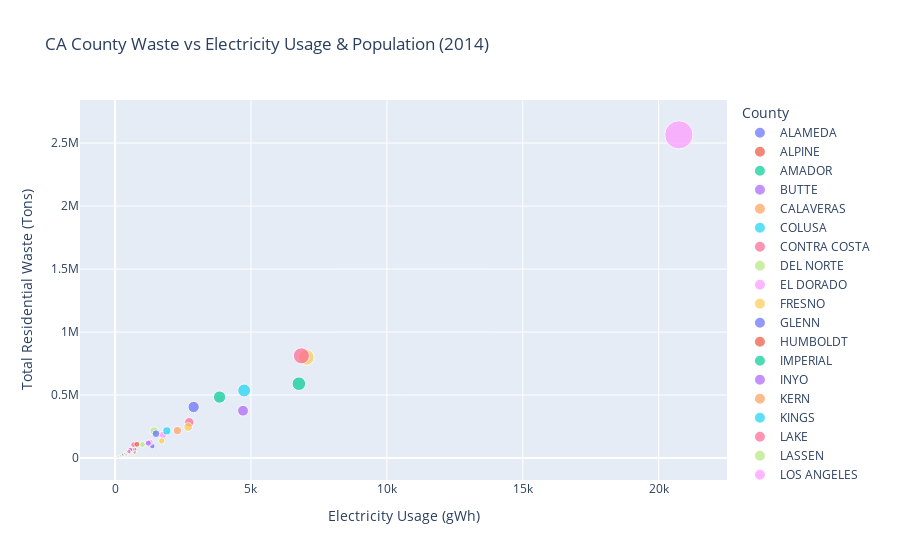

The code cell stored with this chart in its notebook:
### Code cell
fig = px.scatter(complete_feature_df, x="Electricity Usage_2014", y="Total Residential Tons",
                 size="Population_2014", hover_data=["County"], color="County",
#                  log_x=True, log_y=True, 
                 labels={
                     "Total Residential Tons": "Total Residential Waste (Tons)",
                     "Electricity Usage_2014": "Electricity Usage (gWh)",
                     "Population_2014": "Population"
                 },
                 title="CA County Waste vs Electricity Usage & Population (2014)"
                )
# fig.update_traces(textposition='top left')
fig.show()

### Figure 1 — Plotly figure (JSON) as saved in the notebook; plotly's stock layout.template omitted (floating-point values rounded to 4 significant figures)
{"data": [{"customdata": [["ALAMEDA"]], "hovertemplate": "County=%{customdata[0]}<br>Electricity Usage (gWh)=%{x}<br>Total Residential Waste (Tons)=%{y}<br>Population=%{marker.size}<extra></extra>", "legendgroup": "ALAMEDA", "marker": {"color": "#636efa", "size": [1607792], "sizemode": "area", "sizeref": 25100.0, "symbol": "circle"}, "mode": "markers", "name": "ALAMEDA", "orientation": "v", "showlegend": true, "type": "scatter", "x": [2891.0], "xaxis": "x", "y": [405147], "yaxis": "y"}, {"customdata": [["ALPINE"]], "hovertemplate": "County=%{customdata[0]}<br>Electricity Usage (gWh)=%{x}<br>Total Residential Waste (Tons)=%{y}<br>Population=%{marker.size}<extra></extra>", "legendgroup": "ALPINE", "marker": {"color": "#EF553B", "size": [1080], "sizemode": "area", "sizeref": 25100.0, "symbol": "circle"}, "mode": "markers", "name": "ALPINE", "orientation": "v", "showlegend": true, "type": "scatter", "x": [11.97], "xaxis": "x", "y": [291], "yaxis": "y"}, {"customdata": [["AMADOR"]], "hovertemplate": "County=%{customdata[0]}<br>Electricity Usage (gWh)=%{x}<br>Total Residential Waste (Tons)=%{y}<br>Population=%{marker.size}<extra></extra>", "legendgroup": "AMADOR", "marker": {"color": "#00cc96", "size": [36726], "sizemode": "area", "sizeref": 25100.0, "symbol": "circle"}, "mode": "markers", "name": "AMADOR", "orientation": "v", "showlegend": true, "type": "scatter", "x": [134.7], "xaxis": "x", "y": [8799], "yaxis": "y"}, {"customdata": [["BUTTE"]], "hovertemplate": "County=%{customdata[0]}<br>Electricity Usage (gWh)=%{x}<br>Total Residential Waste (Tons)=%{y}<br>Population=%{marker.size}<extra></extra>", "legendgroup": "BUTTE", "marker": {"color": "#ab63fa", "size": [223516], "sizemode": "area", "sizeref": 25100.0, "symbol": "circle"}, "mode": "markers", "name": "BUTTE", "orientation": "v", "showlegend": true, "type": "scatter", "x": [718.9], "xaxis": "x", "y": [55883], "yaxis": "y"}, {"customdata": [["CALAVERAS"]], "hovertemplate": "County=%{customdata[0]}<br>Electricity Usage (gWh)=%{x}<br>Total Residential Waste (Tons)=%{y}<br>Population=%{marker.size}<extra></extra>", "legendgroup": "CALAVERAS", "marker": {"color": "#FFA15A", "size": [44671], "sizemode": "area", "sizeref": 25100.0, "symbol": "circle"}, "mode": "markers", "name": "CALAVERAS", "orientation": "v", "showlegend": true, "type": "scatter", "x": [192.5], "xaxis": "x", "y": [11400], "yaxis": "y"}, {"customdata": [["COLUSA"]], "hovertemplate": "County=%{customdata[0]}<br>Electricity Usage (gWh)=%{x}<br>Total Residential Waste (Tons)=%{y}<br>Population=%{marker.size}<extra></extra>", "legendgroup": "COLUSA", "marker": {"color": "#19d3f3", "size": [21176], "sizemode": "area", "sizeref": 25100.0, "symbol": "circle"}, "mode": "markers", "name": "COLUSA", "orientation": "v", "showlegend": true, "type": "scatter", "x": [64.72], "xaxis": "x", "y": [5532], "yaxis": "y"}, {"customdata": [["CONTRA COSTA"]], "hovertemplate": "County=%{customdata[0]}<br>Electricity Usage (gWh)=%{x}<br>Total Residential Waste (Tons)=%{y}<br>Population=%{marker.size}<extra></extra>", "legendgroup": "CONTRA COSTA", "marker": {"color": "#FF6692", "size": [1108876], "sizemode": "area", "sizeref": 25100.0, "symbol": "circle"}, "mode": "markers", "name": "CONTRA COSTA", "orientation": "v", "showlegend": true, "type": "scatter", "x": [2731.0], "xaxis": "x", "y": [283772], "yaxis": "y"}, {"customdata": [["DEL NORTE"]], "hovertemplate": "County=%{customdata[0]}<br>Electricity Usage (gWh)=%{x}<br>Total Residential Waste (Tons)=%{y}<br>Population=%{marker.size}<extra></extra>", "legendgroup": "DEL NORTE", "marker": {"color": "#B6E880", "size": [27175], "sizemode": "area", "sizeref": 25100.0, "symbol": "circle"}, "mode": "markers", "name": "DEL NORTE", "orientation": "v", "showlegend": true, "type": "scatter", "x": [110.1], "xaxis": "x", "y": [6106], "yaxis": "y"}, {"customdata": [["EL DORADO"]], "hovertemplate": "County=%{customdata[0]}<br>Electricity Usage (gWh)=%{x}<br>Total Residential Waste (Tons)=%{y}<br>Population=%{marker.size}<extra></extra>", "legendgroup": "EL DORADO", "marker": {"color": "#FF97FF", "size": [183108], "sizemode": "area", "sizeref": 25100.0, "symbol": "circle"}, "mode": "markers", "name": "EL DORADO", "orientation": "v", "showlegend": true, "type": "scatter", "x": [721.1], "xaxis": "x", "y": [46432], "yaxis": "y"}, {"customdata": [["FRESNO"]], "hovertemplate": "County=%{customdata[0]}<br>Electricity Usage (gWh)=%{x}<br>Total Residential Waste (Tons)=%{y}<br>Population=%{marker.size}<extra></extra>", "legendgroup": "FRESNO", "marker": {"color": "#FECB52", "size": [960567], "sizemode": "area", "sizeref": 25100.0, "symbol": "circle"}, "mode": "markers", "name": "FRESNO", "orientation": "v", "showlegend": true, "type": "scatter", "x": [2692.0], "xaxis": "x", "y": [246630], "yaxis": "y"}, {"customdata": [["GLENN"]], "hovertemplate": "County=%{customdata[0]}<br>Electricity Usage (gWh)=%{x}<br>Total Residential Waste (Tons)=%{y}<br>Population=%{marker.size}<extra></extra>", "legendgroup": "GLENN", "marker": {"color": "#636efa", "size": [27831], "sizemode": "area", "sizeref": 25100.0, "symbol": "circle"}, "mode": "markers", "name": "GLENN", "orientation": "v", "showlegend": true, "type": "scatter", "x": [91.39], "xaxis": "x", "y": [7232], "yaxis": "y"}, {"customdata": [["HUMBOLDT"]], "hovertemplate": "County=%{customdata[0]}<br>Electricity Usage (gWh)=%{x}<br>Total Residential Waste (Tons)=%{y}<br>Population=%{marker.size}<extra></extra>", "legendgroup": "HUMBOLDT", "marker": {"color": "#EF553B", "size": [134494], "sizemode": "area", "sizeref": 25100.0, "symbol": "circle"}, "mode": "markers", "name": "HUMBOLDT", "orientation": "v", "showlegend": true, "type": "scatter", "x": [395.9], "xaxis": "x", "y": [33039], "yaxis": "y"}, {"customdata": [["IMPERIAL"]], "hovertemplate": "County=%{customdata[0]}<br>Electricity Usage (gWh)=%{x}<br>Total Residential Waste (Tons)=%{y}<br>Population=%{marker.size}<extra></extra>", "legendgroup": "IMPERIAL", "marker": {"color": "#00cc96", "size": [177974], "sizemode": "area", "sizeref": 25100.0, "symbol": "circle"}, "mode": "markers", "name": "IMPERIAL", "orientation": "v", "showlegend": true, "type": "scatter", "x": [536.1], "xaxis": "x", "y": [45159], "yaxis": "y"}, {"customdata": [["INYO"]], "hovertemplate": "County=%{customdata[0]}<br>Electricity Usage (gWh)=%{x}<br>Total Residential Waste (Tons)=%{y}<br>Population=%{marker.size}<extra></extra>", "legendgroup": "INYO", "marker": {"color": "#ab63fa", "size": [18292], "sizemode": "area", "sizeref": 25100.0, "symbol": "circle"}, "mode": "markers", "name": "INYO", "orientation": "v", "showlegend": true, "type": "scatter", "x": [60.79], "xaxis": "x", "y": [4648], "yaxis": "y"}, {"customdata": [["KERN"]], "hovertemplate": "County=%{customdata[0]}<br>Electricity Usage (gWh)=%{x}<br>Total Residential Waste (Tons)=%{y}<br>Population=%{marker.size}<extra></extra>", "legendgroup": "KERN", "marker": {"color": "#FFA15A", "size": [869176], "sizemode": "area", "sizeref": 25100.0, "symbol": "circle"}, "mode": "markers", "name": "KERN", "orientation": "v", "showlegend": true, "type": "scatter", "x": [2295.0], "xaxis": "x", "y": [217883], "yaxis": "y"}, {"customdata": [["KINGS"]], "hovertemplate": "County=%{customdata[0]}<br>Electricity Usage (gWh)=%{x}<br>Total Residential Waste (Tons)=%{y}<br>Population=%{marker.size}<extra></extra>", "legendgroup": "KINGS", "marker": {"color": "#19d3f3", "size": [149495], "sizemode": "area", "sizeref": 25100.0, "symbol": "circle"}, "mode": "markers", "name": "KINGS", "orientation": "v", "showlegend": true, "type": "scatter", "x": [376.3], "xaxis": "x", "y": [34263], "yaxis": "y"}, {"customdata": [["LAKE"]], "hovertemplate": "County=%{customdata[0]}<br>Electricity Usage (gWh)=%{x}<br>Total Residential Waste (Tons)=%{y}<br>Population=%{marker.size}<extra></extra>", "legendgroup": "LAKE", "marker": {"color": "#FF6692", "size": [64044], "sizemode": "area", "sizeref": 25100.0, "symbol": "circle"}, "mode": "markers", "name": "LAKE", "orientation": "v", "showlegend": true, "type": "scatter", "x": [285.3], "xaxis": "x", "y": [16105], "yaxis": "y"}, {"customdata": [["LASSEN"]], "hovertemplate": "County=%{customdata[0]}<br>Electricity Usage (gWh)=%{x}<br>Total Residential Waste (Tons)=%{y}<br>Population=%{marker.size}<extra></extra>", "legendgroup": "LASSEN", "marker": {"color": "#B6E880", "size": [31664], "sizemode": "area", "sizeref": 25100.0, "symbol": "circle"}, "mode": "markers", "name": "LASSEN", "orientation": "v", "showlegend": true, "type": "scatter", "x": [94.37], "xaxis": "x", "y": [5904], "yaxis": "y"}, {"customdata": [["LOS ANGELES"]], "hovertemplate": "County=%{customdata[0]}<br>Electricity Usage (gWh)=%{x}<br>Total Residential Waste (Tons)=%{y}<br>Population=%{marker.size}<extra></extra>", "legendgroup": "LOS ANGELES", "marker": {"color": "#FF97FF", "size": [10040072], "sizemode": "area", "sizeref": 25100.0, "symbol": "circle"}, "mode": "markers", "name": "LOS ANGELES", "orientation": "v", "showlegend": true, "type": "scatter", "x": [20740.0], "xaxis": "x", "y": [2565550], "yaxis": "y"}, {"customdata": [["MADERA"]], "hovertemplate": "County=%{customdata[0]}<br>Electricity Usage (gWh)=%{x}<br>Total Residential Waste (Tons)=%{y}<br>Population=%{marker.size}<extra></extra>", "legendgroup": "MADERA", "marker": {"color": "#FECB52", "size": [153456], "sizemode": "area", "sizeref": 25100.0, "symbol": "circle"}, "mode": "markers", "name": "MADERA", "orientation": "v", "showlegend": true, "type": "scatter", "x": [424.6], "xaxis": "x", "y": [37707], "yaxis": "y"}, {"customdata": [["MARIN"]], "hovertemplate": "County=%{customdata[0]}<br>Electricity Usage (gWh)=%{x}<br>Total Residential Waste (Tons)=%{y}<br>Population=%{marker.size}<extra></extra>", "legendgroup": "MARIN", "marker": {"color": "#636efa", "size": [260359], "sizemode": "area", "sizeref": 25100.0, "symbol": "circle"}, "mode": "markers", "name": "MARIN", "orientation": "v", "showlegend": true, "type": "scatter", "x": [652.5], "xaxis": "x", "y": [64859], "yaxis": "y"}, {"customdata": [["MARIPOSA"]], "hovertemplate": "County=%{customdata[0]}<br>Electricity Usage (gWh)=%{x}<br>Total Residential Waste (Tons)=%{y}<br>Population=%{marker.size}<extra></extra>", "legendgroup": "MARIPOSA", "marker": {"color": "#EF553B", "size": [17714], "sizemode": "area", "sizeref": 25100.0, "symbol": "circle"}, "mode": "markers", "name": "MARIPOSA", "orientation": "v", "showlegend": true, "type": "scatter", "x": [68.52], "xaxis": "x", "y": [4448], "yaxis": "y"}, {"customdata": [["MENDOCINO"]], "hovertemplate": "County=%{customdata[0]}<br>Electricity Usage (gWh)=%{x}<br>Total Residential Waste (Tons)=%{y}<br>Population=%{marker.size}<extra></extra>", "legendgroup": "MENDOCINO", "marker": {"color": "#00cc96", "size": [87225], "sizemode": "area", "sizeref": 25100.0, "symbol": "circle"}, "mode": "markers", "name": "MENDOCINO", "orientation": "v", "showlegend": true, "type": "scatter", "x": [295.2], "xaxis": "x", "y": [22032], "yaxis": "y"}, {"customdata": [["MERCED"]], "hovertemplate": "County=%{customdata[0]}<br>Electricity Usage (gWh)=%{x}<br>Total Residential Waste (Tons)=%{y}<br>Population=%{marker.size}<extra></extra>", "legendgroup": "MERCED", "marker": {"color": "#ab63fa", "size": [264419], "sizemode": "area", "sizeref": 25100.0, "symbol": "circle"}, "mode": "markers", "name": "MERCED", "orientation": "v", "showlegend": true, "type": "scatter", "x": [718.5], "xaxis": "x", "y": [67789], "yaxis": "y"}, {"customdata": [["MODOC"]], "hovertemplate": "County=%{customdata[0]}<br>Electricity Usage (gWh)=%{x}<br>Total Residential Waste (Tons)=%{y}<br>Population=%{marker.size}<extra></extra>", "legendgroup": "MODOC", "marker": {"color": "#FFA15A", "size": [9068], "sizemode": "area", "sizeref": 25100.0, "symbol": "circle"}, "mode": "markers", "name": "MODOC", "orientation": "v", "showlegend": true, "type": "scatter", "x": [53.52], "xaxis": "x", "y": [2369], "yaxis": "y"}, {"customdata": [["MONO"]], "hovertemplate": "County=%{customdata[0]}<br>Electricity Usage (gWh)=%{x}<br>Total Residential Waste (Tons)=%{y}<br>Population=%{marker.size}<extra></extra>", "legendgroup": "MONO", "marker": {"color": "#19d3f3", "size": [14134], "sizemode": "area", "sizeref": 25100.0, "symbol": "circle"}, "mode": "markers", "name": "MONO", "orientation": "v", "showlegend": true, "type": "scatter", "x": [87.69], "xaxis": "x", "y": [3416], "yaxis": "y"}, {"customdata": [["MONTEREY"]], "hovertemplate": "County=%{customdata[0]}<br>Electricity Usage (gWh)=%{x}<br>Total Residential Waste (Tons)=%{y}<br>Population=%{marker.size}<extra></extra>", "legendgroup": "MONTEREY", "marker": {"color": "#FF6692", "size": [428475], "sizemode": "area", "sizeref": 25100.0, "symbol": "circle"}, "mode": "markers", "name": "MONTEREY", "orientation": "v", "showlegend": true, "type": "scatter", "x": [684.3], "xaxis": "x", "y": [106232], "yaxis": "y"}, {"customdata": [["NAPA"]], "hovertemplate": "County=%{customdata[0]}<br>Electricity Usage (gWh)=%{x}<br>Total Residential Waste (Tons)=%{y}<br>Population=%{marker.size}<extra></extra>", "legendgroup": "NAPA", "marker": {"color": "#B6E880", "size": [140405], "sizemode": "area", "sizeref": 25100.0, "symbol": "circle"}, "mode": "markers", "name": "NAPA", "orientation": "v", "showlegend": true, "type": "scatter", "x": [364.7], "xaxis": "x", "y": [34961], "yaxis": "y"}, {"customdata": [["NEVADA"]], "hovertemplate": "County=%{customdata[0]}<br>Electricity Usage (gWh)=%{x}<br>Total Residential Waste (Tons)=%{y}<br>Population=%{marker.size}<extra></extra>", "legendgroup": "NEVADA", "marker": {"color": "#FF97FF", "size": [98572], "sizemode": "area", "sizeref": 25100.0, "symbol": "circle"}, "mode": "markers", "name": "NEVADA", "orientation": "v", "showlegend": true, "type": "scatter", "x": [407.1], "xaxis": "x", "y": [24706], "yaxis": "y"}, {"customdata": [["ORANGE"]], "hovertemplate": "County=%{customdata[0]}<br>Electricity Usage (gWh)=%{x}<br>Total Residential Waste (Tons)=%{y}<br>Population=%{marker.size}<extra></extra>", "legendgroup": "ORANGE", "marker": {"color": "#FECB52", "size": [3126537], "sizemode": "area", "sizeref": 25100.0, "symbol": "circle"}, "mode": "markers", "name": "ORANGE", "orientation": "v", "showlegend": true, "type": "scatter", "x": [7033.0], "xaxis": "x", "y": [798973], "yaxis": "y"}, {"customdata": [["PLACER"]], "hovertemplate": "County=%{customdata[0]}<br>Electricity Usage (gWh)=%{x}<br>Total Residential Waste (Tons)=%{y}<br>Population=%{marker.size}<extra></extra>", "legendgroup": "PLACER", "marker": {"color": "#636efa", "size": [369217], "sizemode": "area", "sizeref": 25100.0, "symbol": "circle"}, "mode": "markers", "name": "PLACER", "orientation": "v", "showlegend": true, "type": "scatter", "x": [1371.0], "xaxis": "x", "y": [94361], "yaxis": "y"}, {"customdata": [["PLUMAS"]], "hovertemplate": "County=%{customdata[0]}<br>Electricity Usage (gWh)=%{x}<br>Total Residential Waste (Tons)=%{y}<br>Population=%{marker.size}<extra></extra>", "legendgroup": "PLUMAS", "marker": {"color": "#EF553B", "size": [18622], "sizemode": "area", "sizeref": 25100.0, "symbol": "circle"}, "mode": "markers", "name": "PLUMAS", "orientation": "v", "showlegend": true, "type": "scatter", "x": [98.12], "xaxis": "x", "y": [5000], "yaxis": "y"}, {"customdata": [["RIVERSIDE"]], "hovertemplate": "County=%{customdata[0]}<br>Electricity Usage (gWh)=%{x}<br>Total Residential Waste (Tons)=%{y}<br>Population=%{marker.size}<extra></extra>", "legendgroup": "RIVERSIDE", "marker": {"color": "#00cc96", "size": [2316162], "sizemode": "area", "sizeref": 25100.0, "symbol": "circle"}, "mode": "markers", "name": "RIVERSIDE", "orientation": "v", "showlegend": true, "type": "scatter", "x": [6763.0], "xaxis": "x", "y": [590028], "yaxis": "y"}, {"customdata": [["SACRAMENTO"]], "hovertemplate": "County=%{customdata[0]}<br>Electricity Usage (gWh)=%{x}<br>Total Residential Waste (Tons)=%{y}<br>Population=%{marker.size}<extra></extra>", "legendgroup": "SACRAMENTO", "marker": {"color": "#ab63fa", "size": [1474917], "sizemode": "area", "sizeref": 25100.0, "symbol": "circle"}, "mode": "markers", "name": "SACRAMENTO", "orientation": "v", "showlegend": true, "type": "scatter", "x": [4708.0], "xaxis": "x", "y": [375574], "yaxis": "y"}, {"customdata": [["SAN BENITO"]], "hovertemplate": "County=%{customdata[0]}<br>Electricity Usage (gWh)=%{x}<br>Total Residential Waste (Tons)=%{y}<br>Population=%{marker.size}<extra></extra>", "legendgroup": "SAN BENITO", "marker": {"color": "#FFA15A", "size": [57825], "sizemode": "area", "sizeref": 25100.0, "symbol": "circle"}, "mode": "markers", "name": "SAN BENITO", "orientation": "v", "showlegend": true, "type": "scatter", "x": [115.5], "xaxis": "x", "y": [14341], "yaxis": "y"}, {"customdata": [["SAN BERNARDINO"]], "hovertemplate": "County=%{customdata[0]}<br>Electricity Usage (gWh)=%{x}<br>Total Residential Waste (Tons)=%{y}<br>Population=%{marker.size}<extra></extra>", "legendgroup": "SAN BERNARDINO", "marker": {"color": "#19d3f3", "size": [2099181], "sizemode": "area", "sizeref": 25100.0, "symbol": "circle"}, "mode": "markers", "name": "SAN BERNARDINO", "orientation": "v", "showlegend": true, "type": "scatter", "x": [4750.0], "xaxis": "x", "y": [536080], "yaxis": "y"}, {"customdata": [["SAN DIEGO"]], "hovertemplate": "County=%{customdata[0]}<br>Electricity Usage (gWh)=%{x}<br>Total Residential Waste (Tons)=%{y}<br>Population=%{marker.size}<extra></extra>", "legendgroup": "SAN DIEGO", "marker": {"color": "#FF6692", "size": [3248877], "sizemode": "area", "sizeref": 25100.0, "symbol": "circle"}, "mode": "markers", "name": "SAN DIEGO", "orientation": "v", "showlegend": true, "type": "scatter", "x": [6856.0], "xaxis": "x", "y": [811199], "yaxis": "y"}, {"customdata": [["SAN FRANCISCO"]], "hovertemplate": "County=%{customdata[0]}<br>Electricity Usage (gWh)=%{x}<br>Total Residential Waste (Tons)=%{y}<br>Population=%{marker.size}<extra></extra>", "legendgroup": "SAN FRANCISCO", "marker": {"color": "#B6E880", "size": [850750], "sizemode": "area", "sizeref": 25100.0, "symbol": "circle"}, "mode": "markers", "name": "SAN FRANCISCO", "orientation": "v", "showlegend": true, "type": "scatter", "x": [1436.0], "xaxis": "x", "y": [214592], "yaxis": "y"}, {"customdata": [["SAN JOAQUIN"]], "hovertemplate": "County=%{customdata[0]}<br>Electricity Usage (gWh)=%{x}<br>Total Residential Waste (Tons)=%{y}<br>Population=%{marker.size}<extra></extra>", "legendgroup": "SAN JOAQUIN", "marker": {"color": "#FF97FF", "size": [711579], "sizemode": "area", "sizeref": 25100.0, "symbol": "circle"}, "mode": "markers", "name": "SAN JOAQUIN", "orientation": "v", "showlegend": true, "type": "scatter", "x": [1763.0], "xaxis": "x", "y": [183159], "yaxis": "y"}, {"customdata": [["SAN LUIS OBISPO"]], "hovertemplate": "County=%{customdata[0]}<br>Electricity Usage (gWh)=%{x}<br>Total Residential Waste (Tons)=%{y}<br>Population=%{marker.size}<extra></extra>", "legendgroup": "SAN LUIS OBISPO", "marker": {"color": "#FECB52", "size": [278227], "sizemode": "area", "sizeref": 25100.0, "symbol": "circle"}, "mode": "markers", "name": "SAN LUIS OBISPO", "orientation": "v", "showlegend": true, "type": "scatter", "x": [629.9], "xaxis": "x", "y": [66835], "yaxis": "y"}, {"customdata": [["SAN MATEO"]], "hovertemplate": "County=%{customdata[0]}<br>Electricity Usage (gWh)=%{x}<br>Total Residential Waste (Tons)=%{y}<br>Population=%{marker.size}<extra></extra>", "legendgroup": "SAN MATEO", "marker": {"color": "#636efa", "size": [757204], "sizemode": "area", "sizeref": 25100.0, "symbol": "circle"}, "mode": "markers", "name": "SAN MATEO", "orientation": "v", "showlegend": true, "type": "scatter", "x": [1505.0], "xaxis": "x", "y": [193000], "yaxis": "y"}, {"customdata": [["SANTA BARBARA"]], "hovertemplate": "County=%{customdata[0]}<br>Electricity Usage (gWh)=%{x}<br>Total Residential Waste (Tons)=%{y}<br>Population=%{marker.size}<extra></extra>", "legendgroup": "SANTA BARBARA", "marker": {"color": "#EF553B", "size": [439045], "sizemode": "area", "sizeref": 25100.0, "symbol": "circle"}, "mode": "markers", "name": "SANTA BARBARA", "orientation": "v", "showlegend": true, "type": "scatter", "x": [804.1], "xaxis": "x", "y": [109099], "yaxis": "y"}, {"customdata": [["SANTA CLARA"]], "hovertemplate": "County=%{customdata[0]}<br>Electricity Usage (gWh)=%{x}<br>Total Residential Waste (Tons)=%{y}<br>Population=%{marker.size}<extra></extra>", "legendgroup": "SANTA CLARA", "marker": {"color": "#00cc96", "size": [1891753], "sizemode": "area", "sizeref": 25100.0, "symbol": "circle"}, "mode": "markers", "name": "SANTA CLARA", "orientation": "v", "showlegend": true, "type": "scatter", "x": [3844.0], "xaxis": "x", "y": [483851], "yaxis": "y"}, {"customdata": [["SANTA CRUZ"]], "hovertemplate": "County=%{customdata[0]}<br>Electricity Usage (gWh)=%{x}<br>Total Residential Waste (Tons)=%{y}<br>Population=%{marker.size}<extra></extra>", "legendgroup": "SANTA CRUZ", "marker": {"color": "#ab63fa", "size": [270861], "sizemode": "area", "sizeref": 25100.0, "symbol": "circle"}, "mode": "markers", "name": "SANTA CRUZ", "orientation": "v", "showlegend": true, "type": "scatter", "x": [558.8], "xaxis": "x", "y": [66826], "yaxis": "y"}, {"customdata": [["SHASTA"]], "hovertemplate": "County=%{customdata[0]}<br>Electricity Usage (gWh)=%{x}<br>Total Residential Waste (Tons)=%{y}<br>Population=%{marker.size}<extra></extra>", "legendgroup": "SHASTA", "marker": {"color": "#FFA15A", "size": [178844], "sizemode": "area", "sizeref": 25100.0, "symbol": "circle"}, "mode": "markers", "name": "SHASTA", "orientation": "v", "showlegend": true, "type": "scatter", "x": [724.1], "xaxis": "x", "y": [44812], "yaxis": "y"}, {"customdata": [["SIERRA"]], "hovertemplate": "County=%{customdata[0]}<br>Electricity Usage (gWh)=%{x}<br>Total Residential Waste (Tons)=%{y}<br>Population=%{marker.size}<extra></extra>", "legendgroup": "SIERRA", "marker": {"color": "#19d3f3", "size": [2972], "sizemode": "area", "sizeref": 25100.0, "symbol": "circle"}, "mode": "markers", "name": "SIERRA", "orientation": "v", "showlegend": true, "type": "scatter", "x": [13.28], "xaxis": "x", "y": [813], "yaxis": "y"}, {"customdata": [["SISKIYOU"]], "hovertemplate": "County=%{customdata[0]}<br>Electricity Usage (gWh)=%{x}<br>Total Residential Waste (Tons)=%{y}<br>Population=%{marker.size}<extra></extra>", "legendgroup": "SISKIYOU", "marker": {"color": "#FF6692", "size": [43338], "sizemode": "area", "sizeref": 25100.0, "symbol": "circle"}, "mode": "markers", "name": "SISKIYOU", "orientation": "v", "showlegend": true, "type": "scatter", "x": [215.4], "xaxis": "x", "y": [11265], "yaxis": "y"}, {"customdata": [["SOLANO"]], "hovertemplate": "County=%{customdata[0]}<br>Electricity Usage (gWh)=%{x}<br>Total Residential Waste (Tons)=%{y}<br>Population=%{marker.size}<extra></extra>", "legendgroup": "SOLANO", "marker": {"color": "#B6E880", "size": [429006], "sizemode": "area", "sizeref": 25100.0, "symbol": "circle"}, "mode": "markers", "name": "SOLANO", "orientation": "v", "showlegend": true, "type": "scatter", "x": [1008.0], "xaxis": "x", "y": [107166], "yaxis": "y"}, {"customdata": [["SONOMA"]], "hovertemplate": "County=%{customdata[0]}<br>Electricity Usage (gWh)=%{x}<br>Total Residential Waste (Tons)=%{y}<br>Population=%{marker.size}<extra></extra>", "legendgroup": "SONOMA", "marker": {"color": "#FF97FF", "size": [498560], "sizemode": "area", "sizeref": 25100.0, "symbol": "circle"}, "mode": "markers", "name": "SONOMA", "orientation": "v", "showlegend": true, "type": "scatter", "x": [1287.0], "xaxis": "x", "y": [125350], "yaxis": "y"}, {"customdata": [["STANISLAUS"]], "hovertemplate": "County=%{customdata[0]}<br>Electricity Usage (gWh)=%{x}<br>Total Residential Waste (Tons)=%{y}<br>Population=%{marker.size}<extra></extra>", "legendgroup": "STANISLAUS", "marker": {"color": "#FECB52", "size": [528015], "sizemode": "area", "sizeref": 25100.0, "symbol": "circle"}, "mode": "markers", "name": "STANISLAUS", "orientation": "v", "showlegend": true, "type": "scatter", "x": [1717.0], "xaxis": "x", "y": [136114], "yaxis": "y"}, {"customdata": [["SUTTER"]], "hovertemplate": "County=%{customdata[0]}<br>Electricity Usage (gWh)=%{x}<br>Total Residential Waste (Tons)=%{y}<br>Population=%{marker.size}<extra></extra>", "legendgroup": "SUTTER", "marker": {"color": "#636efa", "size": [94778], "sizemode": "area", "sizeref": 25100.0, "symbol": "circle"}, "mode": "markers", "name": "SUTTER", "orientation": "v", "showlegend": true, "type": "scatter", "x": [276.6], "xaxis": "x", "y": [24617], "yaxis": "y"}, {"customdata": [["TEHAMA"]], "hovertemplate": "County=%{customdata[0]}<br>Electricity Usage (gWh)=%{x}<br>Total Residential Waste (Tons)=%{y}<br>Population=%{marker.size}<extra></extra>", "legendgroup": "TEHAMA", "marker": {"color": "#EF553B", "size": [62801], "sizemode": "area", "sizeref": 25100.0, "symbol": "circle"}, "mode": "markers", "name": "TEHAMA", "orientation": "v", "showlegend": true, "type": "scatter", "x": [231.0], "xaxis": "x", "y": [16080], "yaxis": "y"}, {"customdata": [["TRINITY"]], "hovertemplate": "County=%{customdata[0]}<br>Electricity Usage (gWh)=%{x}<br>Total Residential Waste (Tons)=%{y}<br>Population=%{marker.size}<extra></extra>", "legendgroup": "TRINITY", "marker": {"color": "#00cc96", "size": [13128], "sizemode": "area", "sizeref": 25100.0, "symbol": "circle"}, "mode": "markers", "name": "TRINITY", "orientation": "v", "showlegend": true, "type": "scatter", "x": [10.27], "xaxis": "x", "y": [3388], "yaxis": "y"}, {"customdata": [["TULARE"]], "hovertemplate": "County=%{customdata[0]}<br>Electricity Usage (gWh)=%{x}<br>Total Residential Waste (Tons)=%{y}<br>Population=%{marker.size}<extra></extra>", "legendgroup": "TULARE", "marker": {"color": "#ab63fa", "size": [455138], "sizemode": "area", "sizeref": 25100.0, "symbol": "circle"}, "mode": "markers", "name": "TULARE", "orientation": "v", "showlegend": true, "type": "scatter", "x": [1221.0], "xaxis": "x", "y": [117688], "yaxis": "y"}, {"customdata": [["TUOLUMNE"]], "hovertemplate": "County=%{customdata[0]}<br>Electricity Usage (gWh)=%{x}<br>Total Residential Waste (Tons)=%{y}<br>Population=%{marker.size}<extra></extra>", "legendgroup": "TUOLUMNE", "marker": {"color": "#FFA15A", "size": [53851], "sizemode": "area", "sizeref": 25100.0, "symbol": "circle"}, "mode": "markers", "name": "TUOLUMNE", "orientation": "v", "showlegend": true, "type": "scatter", "x": [206.3], "xaxis": "x", "y": [13092], "yaxis": "y"}, {"customdata": [["VENTURA"]], "hovertemplate": "County=%{customdata[0]}<br>Electricity Usage (gWh)=%{x}<br>Total Residential Waste (Tons)=%{y}<br>Population=%{marker.size}<extra></extra>", "legendgroup": "VENTURA", "marker": {"color": "#19d3f3", "size": [842297], "sizemode": "area", "sizeref": 25100.0, "symbol": "circle"}, "mode": "markers", "name": "VENTURA", "orientation": "v", "showlegend": true, "type": "scatter", "x": [1905.0], "xaxis": "x", "y": [215568], "yaxis": "y"}, {"customdata": [["YOLO"]], "hovertemplate": "County=%{customdata[0]}<br>Electricity Usage (gWh)=%{x}<br>Total Residential Waste (Tons)=%{y}<br>Population=%{marker.size}<extra></extra>", "legendgroup": "YOLO", "marker": {"color": "#FF6692", "size": [208398], "sizemode": "area", "sizeref": 25100.0, "symbol": "circle"}, "mode": "markers", "name": "YOLO", "orientation": "v", "showlegend": true, "type": "scatter", "x": [507.2], "xaxis": "x", "y": [51697], "yaxis": "y"}, {"customdata": [["YUBA"]], "hovertemplate": "County=%{customdata[0]}<br>Electricity Usage (gWh)=%{x}<br>Total Residential Waste (Tons)=%{y}<br>Population=%{marker.size}<extra></extra>", "legendgroup": "YUBA", "marker": {"color": "#B6E880", "size": [73533], "sizemode": "area", "sizeref": 25100.0, "symbol": "circle"}, "mode": "markers", "name": "YUBA", "orientation": "v", "showlegend": true, "type": "scatter", "x": [214.3], "xaxis": "x", "y": [18632], "yaxis": "y"}], "layout": {"legend": {"itemsizing": "constant", "title": {"text": "County"}, "tracegroupgap": 0}, "title": {"text": "CA County Waste vs Electricity Usage & Population (2014)"}, "xaxis": {"anchor": "y", "domain": [0, 1], "title": {"text": "Electricity Usage (gWh)"}}, "yaxis": {"anchor": "x", "domain": [0, 1], "title": {"text": "Total Residential Waste (Tons)"}}}}
